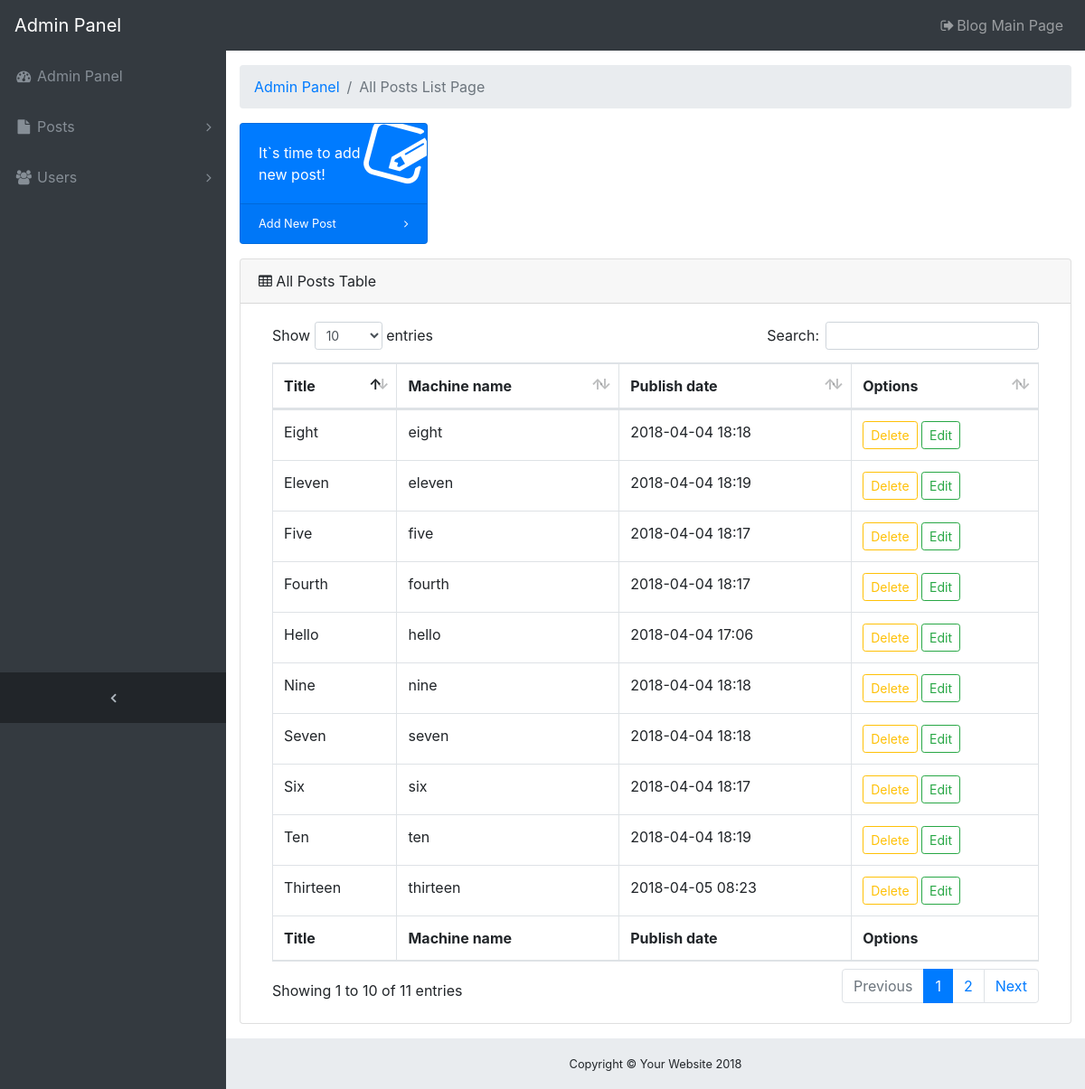
The page /admin (signed in) on the database its author committed.
### tables this page shows
CREATE TABLE `posts` (
  `id` int(11) NOT NULL COMMENT 'Post id.',
  `title` varchar(250) NOT NULL COMMENT 'Post title',
  `machine_name` varchar(250) NOT NULL COMMENT 'Machine representation of title.',
  `text` mediumtext NOT NULL COMMENT 'Post text',
  `date` int(11) NOT NULL COMMENT 'Date in UNIX datestamp format.',
  `token` varchar(20) NOT NULL COMMENT 'Unique token.'
);

### controllers/AdminController.php (called while the page is built, shortened)
<?php
class AdminController extends Controller
{
    public function indexAction()
    {
        $service = ServiceFactory::createServiceByName('post');
        $result  = $service->getAllPosts();
        $values  = ['posts' => $result];
        $this->view->render('All Posts List Page', $values);
    }
}

### core/bootstrap.php (called while the page is built, shortened)
<?php
function appStartUp()
{
    Router::getInstance()->run();
}

### index.php (called while the page is built, shortened)
<?php
appStartUp();

### core/database/DataBaseConfig.php (called while the page is built, shortened)
<?php
class DataBaseConfig
{
    private static $user = 'test';
    private static $password = '';
    private static $config = [];
    public static function getConfigString()
    {
        if (empty(self::$config)) {
            echo 'DB config is empty';
        } else {
            return self::$config['db_type'] . ':host='
                   . self::$config['db_host']
                   . ';dbname=' . self::$config['db_name'];
        }
    }
    public static function parseConfig($config)
    {
        self::$user     = $config['db_user'] ?? self::$user;
        self::$password = $config['db_password'] ?? self::$password;
    }
    public static function setConfig($config)
    {
        self::$config = $config;
    }
    public static function getUser(): string
    {
        return self::$user;
    }
    public static function getPassword(): string
    {
        return self::$password;
    }
}

### core/database/MySqlDataBaseProvider.php (called while the page is built, shortened)
<?php
class MySqlDataBaseProvider implements DataBaseProvider
{
    public static function getConnection()
    {
        return new PDO(DataBaseConfig::getConfigString(),
                DataBaseConfig::getUser(), DataBaseConfig::getPassword());
    }
}

### core/database/Repository.php (called while the page is built, shortened)
<?php
abstract class Repository
{
    protected $instanceConfig;
    protected static $config;
    public function __construct($name)
    {
        $this->instanceConfig = self::$config[$name];
    }
    public static function setConfig($config)
    {
        self::$config = $config;
    }
    protected function getConnection()
    {
        return MySqlDataBaseProvider::getConnection();
    }
    public function getAllRowsCertainFieldsFromTable(
        $fields,
        $from = 0,
        $limit = 0
    ) {
        $fieldsStr = implode($fields, ', ');
        $query = 'SELECT ' . $fieldsStr . ' FROM '
                 . $this->instanceConfig['base_table'];
        if ($from > 0 && $limit > 0) {
            $query .= ' LIMIT ' . $from . ', ' . $limit . ';';
        } elseif ($limit > 0) {
            $query .= ' LIMIT ' . $from . ', ' . $limit . ';';
        } else {
            $query .= ';';
        }
        $statement = $this->getConnection()->prepare($query);
        $statement->execute();
        $result = $statement->fetchAll(PDO::FETCH_ASSOC);
        return $result;
    }
}

### services/PostService.php (called while the page is built, shortened)
<?php
class PostService extends Service
{
    public function getAllPosts()
    {
        $fields = [
            'id',
            'title',
            'machine_name',
            'date',
        ];
        $this->repository = self::loadRepository('post');
        $result
                          = $this->repository->getAllRowsCertainFieldsFromTable($fields);
        return $result;
    }
}

### core/database/RepositoryFactory.php (called while the page is built, shortened)
<?php
class RepositoryFactory
{
    public static function createRepositoryByName($name)
    {
        $path = '\repository\\' . ucfirst($name) . 'Repository';
        if (class_exists($path)) {
            return new $path($name);
        } else {
            ErrorHandler::handleError(520,"$path not found.");
        }
        return null;
    }
}

### core/service/Service.php (called while the page is built, shortened)
<?php
abstract class Service
{
    public static function loadRepository($name)
    {
        return RepositoryFactory::createRepositoryByName($name);
    }
}

### resources/web/admin/index.php (the view)
<div class="content-wrapper">
    <div class="container-fluid">
        <ol class="breadcrumb">
            <li class="breadcrumb-item">
                <a href="admin">Admin Panel</a>
            </li>
            <li class="breadcrumb-item active"><?php echo $title?></li>
        </ol>
        <div class="row">
            <div class="col-xl-3 col-sm-6 mb-3">
                <div class="card text-white bg-primary o-hidden h-100">
                    <div class="card-body">
                        <div class="card-body-icon">
                            <i class="fa fa-fw fa-edit"></i>
                        </div>
                        <div class="mr-5">It`s time to add new post!</div>
                    </div>
                    <a class="card-footer text-white clearfix small z-1" href="/admin/add_post">
                        <span class="float-left">Add New Post</span>
                        <span class="float-right">
                <i class="fa fa-angle-right"></i>
              </span>
                    </a>
                </div>
            </div>
        </div>
        <div class="card mb-3">
            <div class="card-header">
                <i class="fa fa-table"></i> All Posts Table</div>
            <div class="card-body">
                <div class="table-responsive">
                    <table class="table table-bordered" id="dataTable" width="100%" cellspacing="0">
                        <thead>
                        <tr>
                            <th>Title</th>
                            <th>Machine name</th>
                            <th>Publish date</th>
                            <th>Options</th>
                        </tr>
                        </thead>
                        <tfoot>
                        <tr>
                            <th>Title</th>
                            <th>Machine name</th>
                            <th>Publish date</th>
                            <th>Options</th>
                        </tr>
                        </tfoot>
                        <tbody>
                        <?php foreach ($posts as $post): ?>
                        <tr>
                            <td><?php echo $post['title'] ?></td>
                            <td><?php echo $post['machine_name'] ?></td>
                            <td><?php echo $post['date'] ?></td>
                            <td>
                                <a class="btn btn-outline-warning btn-sm" href="<?php echo $post['delete'] ?>">Delete</a>
                                <a class="btn btn-outline-success btn-sm" href="<?php echo $post['edit'] ?>">Edit</a>
                            </td>
                        </tr>
                        <?php endforeach; ?>
                        </tbody>
                    </table>
                </div>
            </div>
        </div>
    </div>

### resources/templates/admin/css/sb-admin.css (style rules this page uses)
html { position: relative; min-height: 100%; }
body { overflow-x: hidden; }
body.sticky-footer { margin-bottom: 56px; }
body.sticky-footer .content-wrapper { min-height: calc(100vh - 56px - 56px); }
body.fixed-nav { padding-top: 56px; }
.content-wrapper { min-height: calc(100vh - 56px); padding-top: 1rem; }
.o-hidden { overflow: hidden !important; }
.z-1 { z-index: 1; }
.content-wrapper { overflow-x: hidden; background: white; }
@media (min-width: 992px) { .content-wrapper { margin-left: 250px; } }
.card-body-icon { position: absolute; z-index: 0; top: -25px; right: -25px; font-size: 5rem; -webkit-transform: rotate(15deg); -ms-transform: rotate(15deg); transform: rotate(15deg); }

### rows shown on the page
posts: title "Hello", machine_name "hello", date "2018-04-04 17:06"
posts: title "Fourth", machine_name "fourth", date "2018-04-04 18:17"
posts: title "Five", machine_name "five", date "2018-04-04 18:17"
posts: title "Six", machine_name "six", date "2018-04-04 18:17"
posts: title "Seven", machine_name "seven", date "2018-04-04 18:18"
posts: title "Eight", machine_name "eight", date "2018-04-04 18:18"
posts: title "Nine", machine_name "nine", date "2018-04-04 18:18"
posts: title "Ten", machine_name "ten", date "2018-04-04 18:19"
posts: title "Eleven", machine_name "eleven", date "2018-04-04 18:19"
posts: title "Thirteen", machine_name "thirteen", date "2018-04-05 08:23"

### other values the page prints
$title "All Posts List Page"
